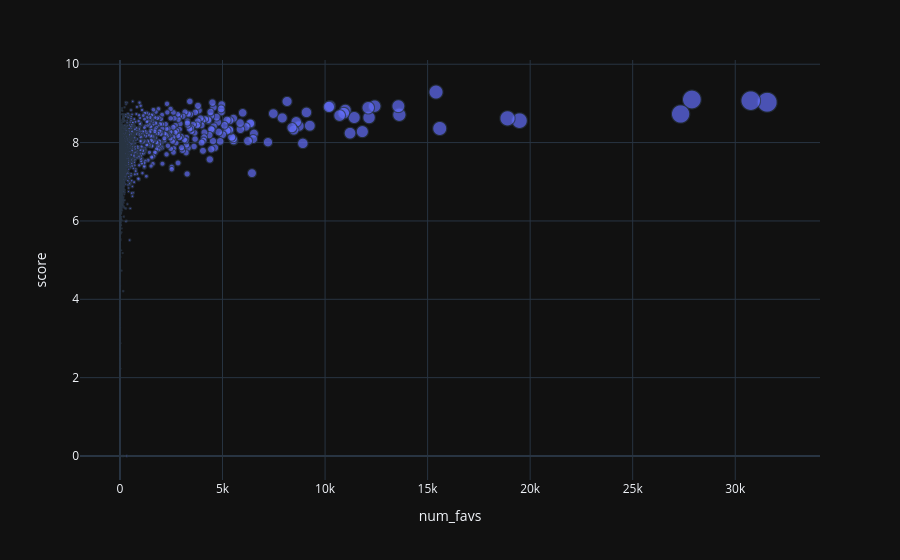

The notebook cell saved with this chart:
### Markdown cell above
##### It appears that the number of favorites does not have a huge impact on the score of the anime. Even anime that have a low number of favorites bring an high score. This behavior could be explained by the fact that a user will not put an anime in the favorites if it wasn't good.

### Code cell
dfFav = (
    dfAnime.groupby(["id", "title", "score"])
          .size()
          .reset_index(name="num_favs")
          .sort_values("num_favs", ascending=False)
)

fig = px.scatter(
    dfFav,
    x="num_favs",
    y="score",
    hover_name="title",
    size="num_favs",
    opacity=0.7
)
fig.update_traces(textposition="top center")
fig.show()

### Figure 1 — Plotly figure (JSON) as saved in the notebook; plotly's stock layout.template omitted (floating-point values rounded to 4 significant figures; data arrays with more than 128 entries replaced by an {"elided": "..."} marker saying what was removed)
{"data": [{"hovertemplate": "<b>%{hovertext}</b><br><br>num_favs=%{marker.size}<br>score=%{y}<extra></extra>", "hovertext": {"elided": "10020 str values"}, "legendgroup": "", "marker": {"color": "#636efa", "opacity": 0.7, "size": {"elided": "10020 int values"}, "sizemode": "area", "sizeref": 78.89, "symbol": "circle"}, "mode": "markers", "name": "", "showlegend": false, "x": {"elided": "10020 int values"}, "xaxis": "x", "y": {"elided": "10020 float values"}, "yaxis": "y", "type": "scattergl", "textposition": "top center"}], "layout": {"xaxis": {"anchor": "y", "domain": [0.0, 1.0], "title": {"text": "num_favs"}}, "yaxis": {"anchor": "x", "domain": [0.0, 1.0], "title": {"text": "score"}}, "legend": {"tracegroupgap": 0, "itemsizing": "constant"}, "margin": {"t": 60}}}
